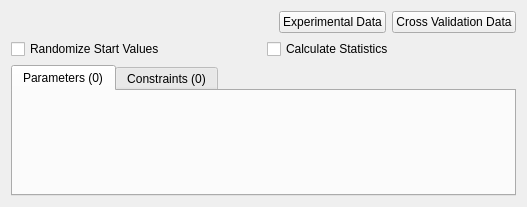
<ui version="4.0" >
<comment> Begin CVS Header </comment>
<comment>   $Source: /fs/turing/cvs/copasi_dev/copasi/UI/CQFittingWidget.ui,v $ </comment>
<comment>   $Revision: 1.10.4.1 $ </comment>
<comment>   $Name: Build-33 $ </comment>
<comment>   $Author: shoops $ </comment>
<comment>   $Date: 2010/11/05 12:24:33 $ </comment>
<comment> End CVS Header </comment>

<comment> Copyright (C) 2010 by Pedro Mendes, Virginia Tech Intellectual </comment>
<comment> Properties, Inc., University of Heidelberg, and The University </comment>
<comment> of Manchester. </comment>
<comment> All rights reserved. </comment>

 <comment> All rights reserved. </comment>
 <class>CQFittingWidget</class>
 <widget class="TaskWidget" name="CQFittingWidget" >
  <property name="geometry" >
   <rect>
    <x>0</x>
    <y>0</y>
    <width>527</width>
    <height>207</height>
   </rect>
  </property>
  <property name="caption" stdset="0" >
   <string>Fitting</string>
  </property>
  <layout class="QVBoxLayout" name="verticalLayout" >
   <item>
    <layout class="QHBoxLayout" name="horizontalLayout" >
     <item>
      <spacer name="mpSpacer" >
       <property name="orientation" >
        <enum>Qt::Horizontal</enum>
       </property>
       <property name="sizeType" >
        <enum>QSizePolicy::Expanding</enum>
       </property>
       <property name="sizeHint" stdset="0" >
        <size>
         <width>13</width>
         <height>17</height>
        </size>
       </property>
      </spacer>
     </item>
     <item>
      <widget class="QPushButton" name="mpBtnExperiment" >
       <property name="text" >
        <string>Experimental Data</string>
       </property>
      </widget>
     </item>
     <item>
      <widget class="QPushButton" name="mpBtnCrossValidation" >
       <property name="text" >
        <string>Cross Validation Data</string>
       </property>
      </widget>
     </item>
    </layout>
   </item>
   <item>
    <layout class="QHBoxLayout" name="horizontalLayout_2" >
     <item>
      <widget class="QCheckBox" name="mpCheckRandomize" >
       <property name="text" >
        <string>Randomize Start Values</string>
       </property>
      </widget>
     </item>
     <item>
      <widget class="QCheckBox" name="mpCheckStatistics" >
       <property name="text" >
        <string>Calculate Statistics</string>
       </property>
      </widget>
     </item>
    </layout>
   </item>
   <item>
    <widget class="QTabWidget" name="mpTabWidget" >
     <property name="currentIndex" >
      <number>0</number>
     </property>
     <widget class="CQFittingItemWidget" name="mpParameters" >
      <attribute name="title" >
       <string>Parameters (0)</string>
      </attribute>
     </widget>
     <widget class="CQFittingItemWidget" name="mpConstraints" >
      <attribute name="title" >
       <string>Constraints (0)</string>
      </attribute>
     </widget>
    </widget>
   </item>
  </layout>
 </widget>
 <layoutdefault spacing="6" margin="11" />
 <customwidgets>
  <customwidget>
   <class>TaskWidget</class>
   <extends>QWidget</extends>
   <header>TaskWidget.h</header>
   <container>1</container>
  </customwidget>
  <customwidget>
   <class>CQFittingItemWidget</class>
   <extends>QWidget</extends>
   <header>copasi/UI/CQFittingItemWidget.h</header>
   <container>1</container>
  </customwidget>
 </customwidgets>
 <tabstops>
  <tabstop>mpBtnExperiment</tabstop>
  <tabstop>mpBtnCrossValidation</tabstop>
  <tabstop>mpTabWidget</tabstop>
 </tabstops>
 <includes>
  <include location="local" >TaskWidget.h</include>
  <include location="local" >TaskWidget.h</include>
 </includes>
 <resources/>
 <connections>
  <connection>
   <sender>mpBtnExperiment</sender>
   <signal>clicked()</signal>
   <receiver>CQFittingWidget</receiver>
   <slot>slotExperimentData()</slot>
   <hints>
    <hint type="sourcelabel" >
     <x>20</x>
     <y>20</y>
    </hint>
    <hint type="destinationlabel" >
     <x>20</x>
     <y>20</y>
    </hint>
   </hints>
  </connection>
  <connection>
   <sender>mpTabWidget</sender>
   <signal>currentChanged(QWidget*)</signal>
   <receiver>CQFittingWidget</receiver>
   <slot>slotPageChange(QWidget*)</slot>
   <hints>
    <hint type="sourcelabel" >
     <x>20</x>
     <y>20</y>
    </hint>
    <hint type="destinationlabel" >
     <x>20</x>
     <y>20</y>
    </hint>
   </hints>
  </connection>
  <connection>
   <sender>mpBtnCrossValidation</sender>
   <signal>clicked()</signal>
   <receiver>CQFittingWidget</receiver>
   <slot>slotCrossValidationData()</slot>
   <hints>
    <hint type="sourcelabel" >
     <x>20</x>
     <y>20</y>
    </hint>
    <hint type="destinationlabel" >
     <x>20</x>
     <y>20</y>
    </hint>
   </hints>
  </connection>
 </connections>
</ui>
